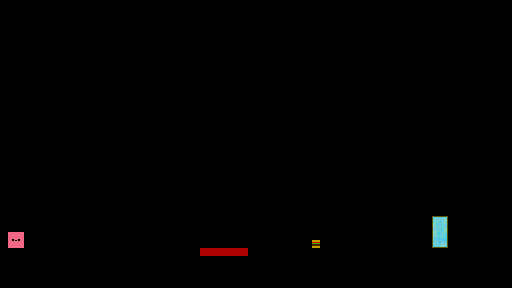

This game map was drawn from its Tiled (.tmx) file and the tilesets committed beside it. A one-line description and the trimmed map source follow:
An orthogonal 64x36 tile map with 8x8 px tiles, 8 tile layers (Heaven TerrainBlock, Hell TerrainBlock, Both LavaBlock, Both CrumblingBlock, ...), 2 tilesets.

<map version="1.0" orientation="orthogonal" width="64" height="36" tilewidth="8" tileheight="8">
 <tileset firstgid="1" name="tileset_new" tilewidth="8" tileheight="8">
  <image source="tileset_new.png" width="80" height="80" />
 </tileset>
 <tileset firstgid="101" name="tileset_new" tilewidth="8" tileheight="8">
  <image source="tileset_new.png" width="80" height="80" />
 </tileset>
 <layer name="Heaven TerrainBlock" width="64" height="36">
  <data>[2304 cells, 0 non-empty, 0 distinct tile ids]</data>
 </layer>
 <layer name="Hell TerrainBlock" width="64" height="36">
  <data>[2304 cells, 0 non-empty, 0 distinct tile ids]</data>
 </layer>
 <layer name="Both LavaBlock" width="64" height="36">
  <data>[2304 cells, 6 non-empty, 1 distinct tile ids]</data>
 </layer>
 <layer name="Both CrumblingBlock" width="64" height="36">
  <data>[2304 cells, 0 non-empty, 0 distinct tile ids]</data>
 </layer>
 <layer name="Both Star" width="64" height="36">
  <data>[2304 cells, 1 non-empty, 1 distinct tile ids]</data>
 </layer>
 <layer name="Both TerrainBlock" width="64" height="36">
  <data>[2304 cells, 58 non-empty, 1 distinct tile ids]</data>
 </layer>
 <layer name="Both Portal" width="64" height="36">
  <data>[2304 cells, 8 non-empty, 8 distinct tile ids]</data>
 </layer>
 <layer name="Both Player" width="64" height="36">
  <data>[2304 cells, 4 non-empty, 4 distinct tile ids]</data>
 </layer>
</map>
